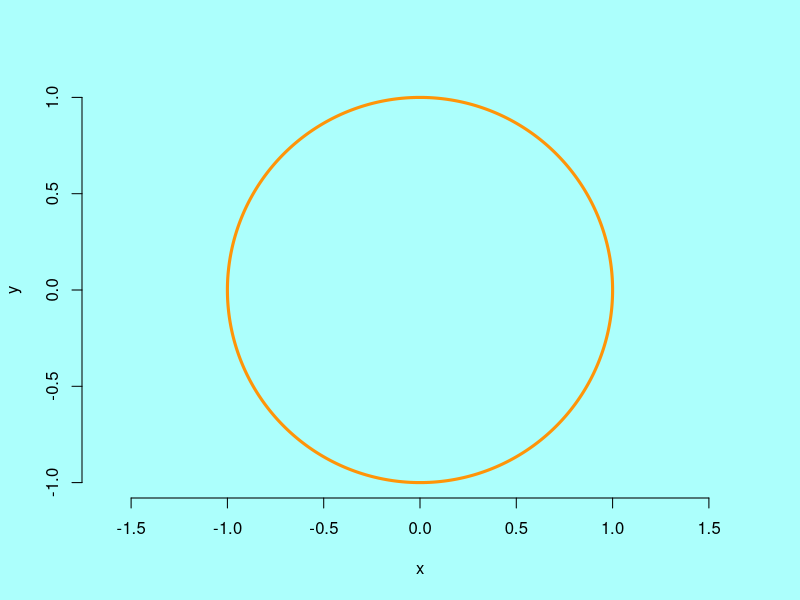

Recreate this plot in R.
## ---- chunk 1
knitr::opts_chunk$set(echo = TRUE)
## ---- chunk 2
# assuming n > 3
trappin <- function(f,a,b,n){
  xes <- seq(a, b, length = n)
  y <- f(xes)
  w <- b/(n-1)
  area <- w * (y[1]+y[n])/2 + sum(y[2:(n-1)])
  return(area)
}


# trappin((x^2 * exp(-x)), 0, 5, 11)

f <- function(x){
  return(x^2 * exp(-x))
}

sprintf('%.15f', trappin(f, 0, 5, 11))

## ---- chunk 3

v <- 0:629/100
x <- cos(v)
y <- sin(v)
par(bg = "#acfffc")
plot(x,y,"l",lwd=3, asp = 1, col = "#ff9408",xlim = c(-1,1), ylim = c(-1,1), bty = 'n')


